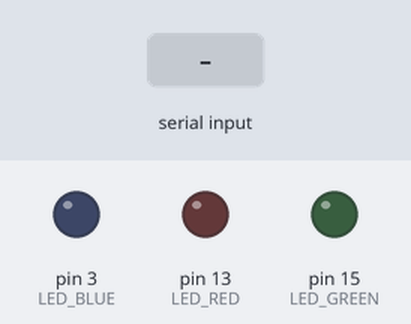
A program run on a simulated Arduino Uno, built with avr-gcc and run on an emulated ATmega328P. Parts: output pins drawn as LEDs (lit = HIGH). Inputs (shaded band) come from the test bench.

Above: at 1.2 s.
1.3 s: "0" received over Serial
At 2.2 s:
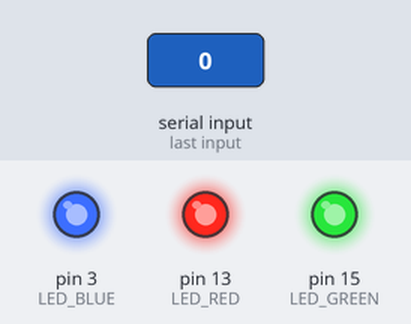
2.8 s: "r" received over Serial
At 3.3 s:
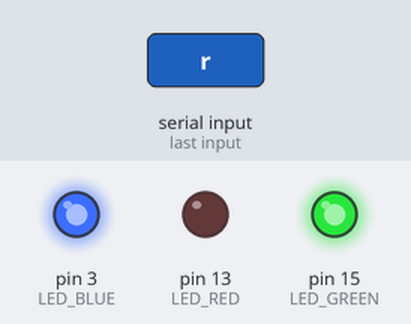
4.3 s: "g" received over Serial
At 5.5 s:
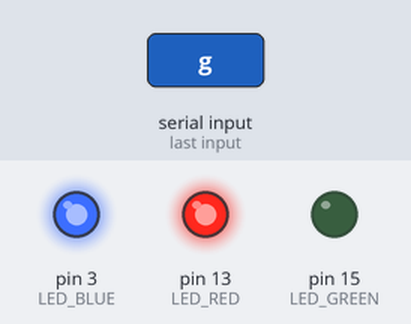
5.8 s: "b" received over Serial
At 6.9 s:
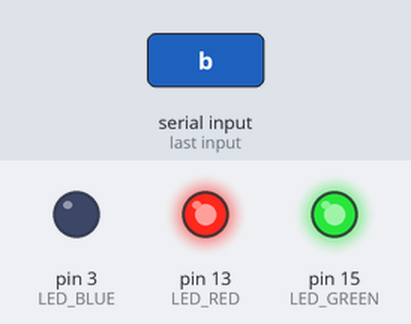
7.3 s: "1" received over Serial
At 8.0 s:
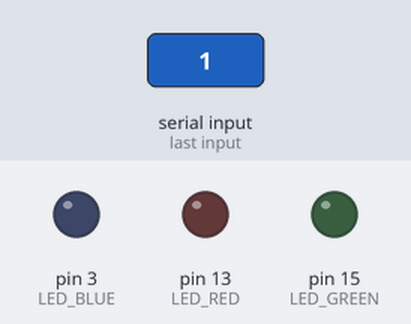
Timing chart, 0 to 9.8 s (numbered marks = the images above; inputs shaded):
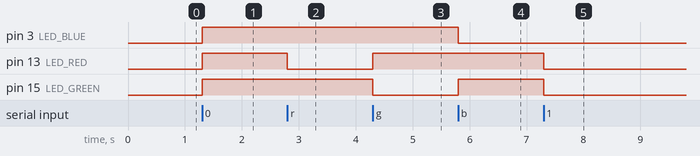

The program:

main.cpp
```cpp
#include <Arduino.h>

#define LED_BLUE 3
#define LED_GREEN 15
#define LED_RED 13

#define BTN_PB2 2

void setup()
{
  pinMode(LED_BLUE, OUTPUT);
  pinMode(LED_RED, OUTPUT);
  pinMode(LED_GREEN, OUTPUT);

  pinMode(BTN_PB2, INPUT_PULLUP);

  digitalWrite(LED_RED, LOW);
  digitalWrite(LED_BLUE, LOW);
  digitalWrite(LED_GREEN, LOW);

  Serial.begin(28800);
}

void loop()
{
  char command = Serial.read();

  if (command == '1')
  {

    digitalWrite(LED_RED, LOW);
    digitalWrite(LED_BLUE, LOW);
    digitalWrite(LED_GREEN, LOW);
  }
  else if (command == '0')
  {

    digitalWrite(LED_RED, HIGH);
    digitalWrite(LED_BLUE, HIGH);
    digitalWrite(LED_GREEN, HIGH);
  }
  else if (command == 'r')
  {

    digitalWrite(LED_RED, LOW);
    digitalWrite(LED_BLUE, HIGH);
    digitalWrite(LED_GREEN, HIGH);
  }
  else if (command == 'g')
  {

    digitalWrite(LED_RED, HIGH);
    digitalWrite(LED_BLUE, HIGH);
    digitalWrite(LED_GREEN, LOW);
  }

  else if (command == 'b')
  {

    digitalWrite(LED_RED, HIGH);
    digitalWrite(LED_BLUE, LOW);
    digitalWrite(LED_GREEN, HIGH);
  }
  delay(100);
}
```

Measured:
- after the input at 1.3 s, pin 3 (LED_BLUE), pin 13 (LED_RED), pin 15 (LED_GREEN): LOW → HIGH at once
- after the input at 2.8 s, pin 13 (LED_RED): HIGH → LOW at once
- after the input at 4.3 s, pin 13 (LED_RED): LOW → HIGH at once; pin 15 (LED_GREEN): HIGH → LOW at once
- after the input at 5.8 s, pin 3 (LED_BLUE): HIGH → LOW at once; pin 15 (LED_GREEN): LOW → HIGH at once
- after the input at 7.3 s, pin 13 (LED_RED), pin 15 (LED_GREEN): HIGH → LOW at once
